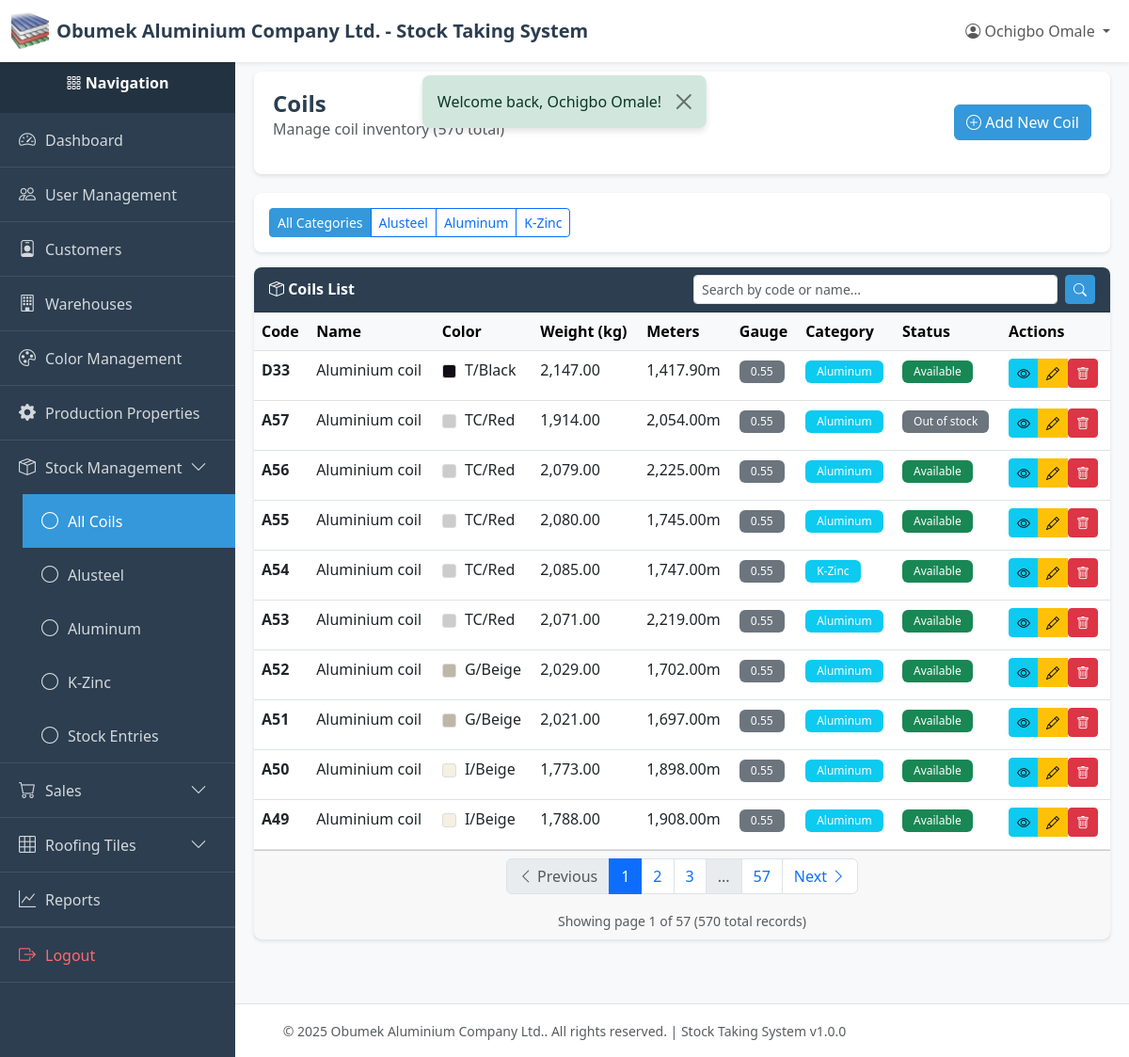
/index.php?page=coils (signed in), run on an earlier commit of the app's database.
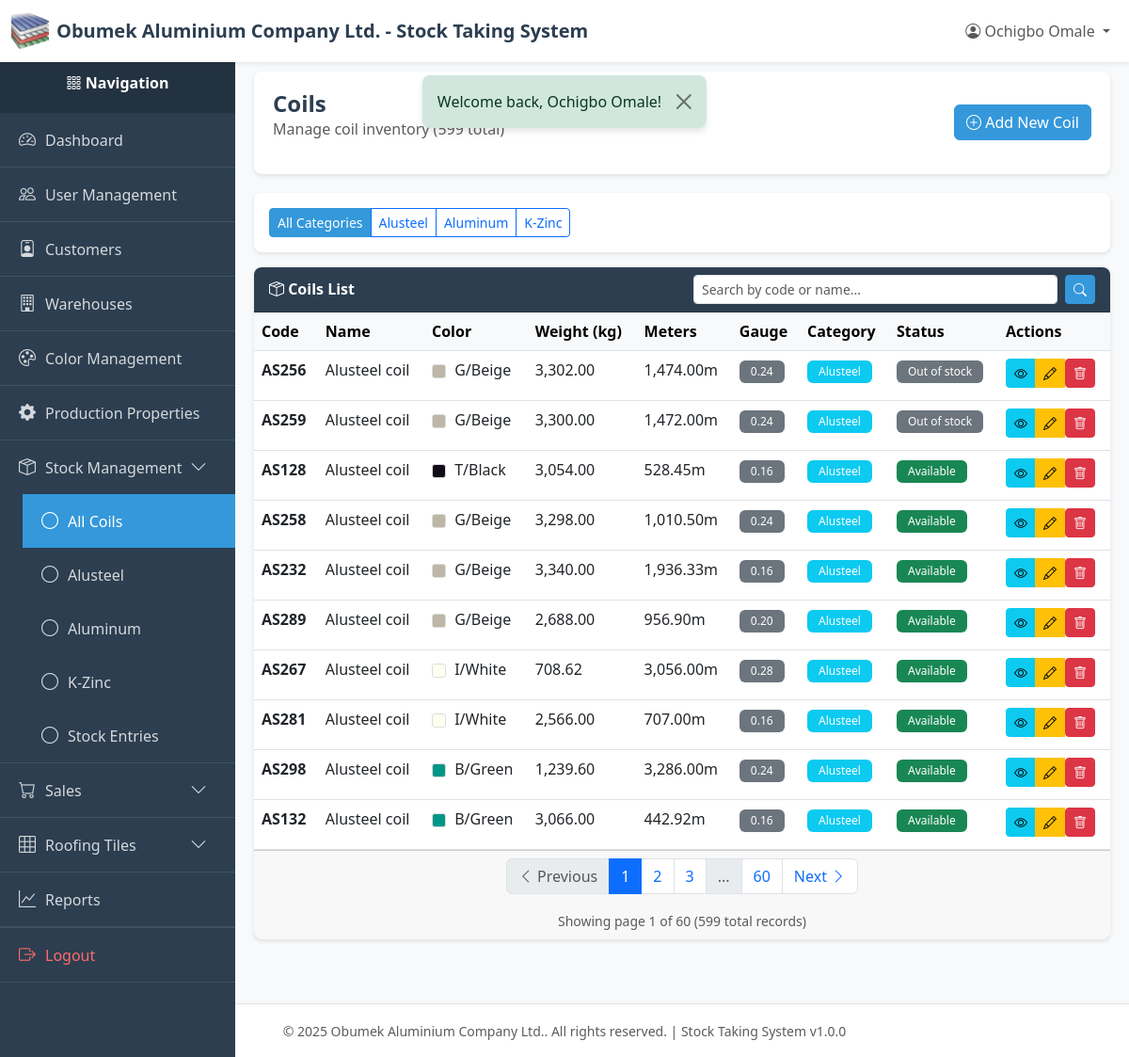
And on a later commit of the database.
### tables this page shows
CREATE TABLE `coils` (
  `id` int(11) NOT NULL,
  `code` varchar(100) NOT NULL,
  `name` varchar(255) NOT NULL,
  `color` varchar(50) NOT NULL,
  `color_id` int(11) DEFAULT NULL,
  `net_weight` decimal(10,2) NOT NULL,
  `meters` decimal(10,2) DEFAULT NULL COMMENT 'Approximate meters per coil (informational only)',
  `gauge` varchar(50) DEFAULT NULL COMMENT 'Material gauge/thickness (e.g., 0.45mm, 0.50mm)',
  `category` varchar(50) NOT NULL,
  `status` varchar(50) NOT NULL DEFAULT 'available',
  `created_by` int(11) NOT NULL,
  `created_at` timestamp NOT NULL DEFAULT current_timestamp(),
  `updated_at` timestamp NULL DEFAULT NULL ON UPDATE current_timestamp(),
  `deleted_at` timestamp NULL DEFAULT NULL
);

CREATE TABLE `colors` (
  `id` int(11) NOT NULL,
  `code` varchar(50) NOT NULL COMMENT 'Short code like IBeige, PGreen',
  `name` varchar(100) NOT NULL COMMENT 'Display name like I/Beige, P/Green',
  `hex_code` varchar(7) DEFAULT NULL COMMENT 'Optional hex color code for UI display',
  `is_active` tinyint(1) DEFAULT 1,
  `created_by` int(11) NOT NULL,
  `created_at` timestamp NOT NULL DEFAULT current_timestamp(),
  `updated_at` timestamp NULL DEFAULT NULL ON UPDATE current_timestamp(),
  `deleted_at` timestamp NULL DEFAULT NULL
);

### views/stock/coils/index.php (the view, shortened to what the changed rows need)
<?php
require_once __DIR__ . '/../../../config/db.php';
require_once __DIR__ . '/../../../models/coil.php';
require_once __DIR__ . '/../../../utils/helpers.php';
$category = isset($_GET['category']) ? $_GET['category'] : null;
$currentPage = isset($_GET['page_num']) ? (int)$_GET['page_num'] : 1;
$searchQuery = isset($_GET['search']) ? trim($_GET['search']) : '';
$coilModel = new Coil();
if ($searchQuery !== '') {
    $coils = $coilModel->search($searchQuery, $category, RECORDS_PER_PAGE, ($currentPage - 1) * RECORDS_PER_PAGE);
    $allSearchResults = $coilModel->search($searchQuery, $category, 10000, 0);
    $totalCoils = count($allSearchResults);
} else {
    $coils = $coilModel->getAll($category, RECORDS_PER_PAGE, ($currentPage - 1) * RECORDS_PER_PAGE);
    $totalCoils = $coilModel->count($category);
}
$paginationData = getPaginationData($totalCoils, $currentPage);
require_once __DIR__ . '/../../../layout/header.php';
?>
<div class="content-wrapper">
    <div class="page-header">
        <div class="d-flex justify-content-between align-items-center">
            <div>
                <h1 class="page-title">
                    <?php echo $category ? STOCK_CATEGORIES[$category] . ' ' : ''; ?>Coils
                </h1>
                <p class="text-muted">
                    Manage coil inventory
                    <?php if ($searchQuery !== ''): ?>
                        <span class="badge bg-info">Search: "<?php echo htmlspecialchars($searchQuery); ?>"</span>
                        (<?php echo $totalCoils; ?> results)
                    <?php else: ?>
                        (<?php echo $totalCoils; ?> total)
                    <?php endif; ?>
                </p>
            </div>
        </div>
    </div>
    <div class="card mb-3">
        <div class="card-body">
            <div class="btn-group" role="group">
                <a href="/new-stock-system/index.php?page=coils<?php echo $searchQuery !== '' ? '&search=' . urlencode($searchQuery) : ''; ?>"
                   class="btn btn-sm <?php echo !$category ? 'btn-primary' : 'btn-outline-primary'; ?>">
                    All Categories
                </a>
                <?php foreach (STOCK_CATEGORIES as $catKey => $catName): ?>
                <a href="/new-stock-system/index.php?page=coils&category=<?php echo $catKey; ?><?php echo $searchQuery !== '' ? '&search=' . urlencode($searchQuery) : ''; ?>"
                   class="btn btn-sm <?php echo $category === $catKey ? 'btn-primary' : 'btn-outline-primary'; ?>">
                    <?php echo $catName; ?>
                </a>
                <?php endforeach; ?>
            </div>
        </div>
    </div>
    <div class="card">
        <div class="card-body p-0">
            <?php if (empty($coils)): ?>
            <div class="alert alert-info m-3">
                <i class="bi bi-info-circle"></i>
                <?php if ($searchQuery !== ''): ?>
                    No coils found matching "<?php echo htmlspecialchars($searchQuery); ?>".
                <?php else: ?>
                    No coils found.
                <?php endif; ?>
            </div>
            <?php else: ?>
            <div class="table-responsive">
                <table class="table table-hover mb-0">
                    <thead class="table-light">
                        <tr>
                            <th>Code</th>
                            <th>Name</th>
                            <th>Color</th>
                            <th>Weight (kg)</th>
                            <th>Meters</th>
                            <th>Gauge</th>
                            <th>Category</th>
                            <th>Status</th>
                            <th>Actions</th>
                        </tr>
                    </thead>
                    <tbody>
                        <?php foreach ($coils as $coil): ?>
                        <tr>
                            <td><strong><?php echo htmlspecialchars($coil['code']); ?></strong></td>
                            <td><?php echo htmlspecialchars($coil['name']); ?></td>
                            <td>
                                <?php if (!empty($coil['color_name'])): ?>
                                    <span style="display: inline-block; width: 15px; height: 15px; background-color: <?php echo htmlspecialchars($coil['color_hex'] ?? '#cccccc'); ?>; border: 1px solid #ddd; border-radius: 3px; margin-right: 5px; vertical-align: middle;"></span>
                                    <?php echo htmlspecialchars($coil['color_name']); ?>
                                <?php else: ?>
                                    <span class="text-muted">N/A</span>
                                <?php endif; ?>
                            </td>
                            <td><?php echo number_format($coil['net_weight'], 2); ?></td>
                            <td>
                                <?php if (!empty($coil['meters']) && $coil['meters'] > 0): ?>
                                    <?php echo number_format($coil['meters'], 2); ?>m
                                <?php else: ?>
                                    <span class="text-muted">-</span>
                                <?php endif; ?>
                            </td>
                            <td>
                                <?php if (!empty($coil['gauge'])): ?>
                                    <span class="badge bg-secondary"><?php echo htmlspecialchars($coil['gauge']); ?></span>
                                <?php else: ?>
                                    <span class="text-muted">-</span>
                                <?php endif; ?>
                            </td>
                            <td>
                                <span class="badge bg-info">
                                    <?php echo STOCK_CATEGORIES[$coil['category']] ?? $coil['category']; ?>
                                </span>
                            </td>
                            <td>
                                <?php
                                $status = $coil['status'] ?? 'available';
                                $statusText = STOCK_STATUSES[$status] ?? ucfirst(str_replace('_', ' ', $status));
                                ?>
                                <span class="badge <?php echo getStatusBadgeClass($status); ?>">
                                    <?php echo $statusText; ?>
                                </span>
                            </td>
                            <td>
                                <div class="btn-group btn-group-sm" role="group">
                                    <?php if (hasPermission(MODULE_STOCK_MANAGEMENT, ACTION_VIEW)): ?>
                                    <a href="/new-stock-system/index.php?page=coils_view&id=<?php echo $coil['id']; ?>"
                                       class="btn btn-info btn-sm"
                                       title="View Details">
                                        <i class="bi bi-eye"></i>
                                    </a>
                                    <?php endif; ?>
                                    <?php if (hasPermission(MODULE_STOCK_MANAGEMENT, ACTION_EDIT)): ?>
                                    <a href="/new-stock-system/index.php?page=coils_edit&id=<?php echo $coil['id']; ?>"
                                       class="btn btn-warning btn-sm"
                                       title="Edit">
                                        <i class="bi bi-pencil"></i>
                                    </a>
                                    <?php endif; ?>
                                    <?php if (hasPermission(MODULE_STOCK_MANAGEMENT, ACTION_DELETE)): ?>
                                    <form method="POST"
                                          action="/new-stock-system/controllers/coils/delete/index.php"
                                          style="display: inline-block;"
                                          onsubmit="return confirm('Are you sure you want to delete this coil?');">
                                        <button type="submit" class="btn btn-danger btn-sm" title="Delete">
                                            <i class="bi bi-trash"></i>
                                        </button>
                                    </form>
                                    <?php endif; ?>
                                </div>
                            </td>
                        </tr>
                        <?php endforeach; ?>
                    </tbody>
                </table>
            </div>
            <?php endif; ?>
        </div>
        <?php if (!empty($coils) && $totalCoils > RECORDS_PER_PAGE): ?>
        <div class="card-footer">
            <?php
            $queryParams = [];
            $queryParams['page'] = 'coils';
            include __DIR__ . '/../../../layout/pagination.php';
            ?>
        </div>
        <?php endif; ?>
    </div>
</div>
<?php require_once __DIR__ . '/../../../layout/footer.php'; ?>

### layout/pagination.php (shortened to what the changed rows need)
<?php
$paginationData = $paginationData ?? [];
$queryParams = $queryParams ?? [];
$currentPage = $paginationData['current_page'];
$totalPages = $paginationData['total_pages'];
$hasPrevious = $paginationData['has_previous'];
$hasNext = $paginationData['has_next'];
function buildPaginationUrl($pageNum, $params) {
    $params['page_num'] = $pageNum;
    return '/new-stock-system/index.php?' . http_build_query($params);
}
?>
<nav aria-label="Page navigation">
    <ul class="pagination justify-content-center">
        <li class="page-item <?php echo !$hasPrevious ? 'disabled' : ''; ?>">
            <a class="page-link" href="<?php echo $hasPrevious ? buildPaginationUrl($currentPage - 1, $queryParams) : '#'; ?>">
                <i class="bi bi-chevron-left"></i> Previous
            </a>
        </li>
        <?php
        $range = 2;
        $start = max(1, $currentPage - $range);
        $end = min($totalPages, $currentPage + $range);
            ?>
            <?php
        for ($i = $start; $i <= $end; $i++) {
            ?>
            <li class="page-item <?php echo $i === $currentPage ? 'active' : ''; ?>">
                <a class="page-link" href="<?php echo buildPaginationUrl($i, $queryParams); ?>"><?php echo $i; ?></a>
            </li>
            <?php
        }
        if ($end < $totalPages) {
            ?>
            <?php if ($end < $totalPages - 1): ?>
            <li class="page-item disabled">
                <span class="page-link">...</span>
            </li>
            <?php endif; ?>
            <li class="page-item">
                <a class="page-link" href="<?php echo buildPaginationUrl($totalPages, $queryParams); ?>"><?php echo $totalPages; ?></a>
            </li>
            <?php
        }
        ?>
        <li class="page-item <?php echo !$hasNext ? 'disabled' : ''; ?>">
            <a class="page-link" href="<?php echo $hasNext ? buildPaginationUrl($currentPage + 1, $queryParams) : '#'; ?>">
                Next <i class="bi bi-chevron-right"></i>
            </a>
        </li>
    </ul>
    <div class="text-center text-muted mt-2">
        <small>
            Showing page <?php echo $currentPage; ?> of <?php echo $totalPages; ?>
            (<?php echo $paginationData['total']; ?> total records)
        </small>
    </div>
</nav>

What changed in the data, as far as the page shows it:
no longer on this page (row unchanged): coils: code "D33", name "Aluminium coil", color.name "T/Black", net_weight "2,147.00", meters "1,417.90", gauge "0.55", category "Aluminum", status "Available"
no longer on this page (row unchanged): coils: code "A57", name "Aluminium coil", color.name "TC/Red", net_weight "1,914.00", meters "2,054.00", gauge "0.55", category "Aluminum", status "Out of stock"
no longer on this page (row unchanged): coils: code "A56", name "Aluminium coil", color.name "TC/Red", net_weight "2,079.00", meters "2,225.00", gauge "0.55", category "Aluminum", status "Available"
no longer on this page (row unchanged): coils: code "A55", name "Aluminium coil", color.name "TC/Red", net_weight "2,080.00", meters "1,745.00", gauge "0.55", category "Aluminum", status "Available"
no longer on this page (row edited): coils: code "A54", name "Aluminium coil", color.name "TC/Red", net_weight "2,085.00", meters "1,747.00", gauge "0.55", category "K-Zinc", status "Available"
no longer on this page (row unchanged): coils: code "A53", name "Aluminium coil", color.name "TC/Red", net_weight "2,071.00", meters "2,219.00", gauge "0.55", category "Aluminum", status "Available"
no longer on this page (row unchanged): coils: code "A52", name "Aluminium coil", color.name "G/Beige", net_weight "2,029.00", meters "1,702.00", gauge "0.55", category "Aluminum", status "Available"
no longer on this page (row unchanged): coils: code "A51", name "Aluminium coil", color.name "G/Beige", net_weight "2,021.00", meters "1,697.00", gauge "0.55", category "Aluminum", status "Available"
no longer on this page (row unchanged): coils: code "A50", name "Aluminium coil", color.name "I/Beige", net_weight "1,773.00", meters "1,898.00", gauge "0.55", category "Aluminum", status "Available"
no longer on this page (row unchanged): coils: code "A49", name "Aluminium coil", color.name "I/Beige", net_weight "1,788.00", meters "1,908.00", gauge "0.55", category "Aluminum", status "Available"
added coils: code "AS256", name "Alusteel coil", color.name "G/Beige", net_weight "3,302.00", meters "1,474.00", gauge "0.24", category "Alusteel", status "Out of stock"
added coils: code "AS259", name "Alusteel coil", color.name "G/Beige", net_weight "3,300.00", meters "1,472.00", gauge "0.24", category "Alusteel", status "Out of stock"
added coils: code "AS128", name "Alusteel coil", color.name "T/Black", net_weight "3,054.00", meters "528.45", gauge "0.16", category "Alusteel", status "Available"
added coils: code "AS258", name "Alusteel coil", color.name "G/Beige", net_weight "3,298.00", meters "1,010.50", gauge "0.24", category "Alusteel", status "Available"
added coils: code "AS232", name "Alusteel coil", color.name "G/Beige", net_weight "3,340.00", meters "1,936.33", gauge "0.16", category "Alusteel", status "Available"
added coils: code "AS289", name "Alusteel coil", color.name "G/Beige", net_weight "2,688.00", meters "956.90", gauge "0.20", category "Alusteel", status "Available"
added coils: code "AS267", name "Alusteel coil", color.name "I/White", net_weight "708.62", meters "3,056.00", gauge "0.28", category "Alusteel", status "Available"
added coils: code "AS281", name "Alusteel coil", color.name "I/White", net_weight "2,566.00", meters "707.00", gauge "0.16", category "Alusteel", status "Available"
added coils: code "AS298", name "Alusteel coil", color.name "B/Green", net_weight "1,239.60", meters "3,286.00", gauge "0.24", category "Alusteel", status "Available"
added coils: code "AS132", name "Alusteel coil", color.name "B/Green", net_weight "3,066.00", meters "442.92", gauge "0.16", category "Alusteel", status "Available"
Also different on the page:
$totalCoils: "570" → "599"
$totalPages: "57" → "60"
$paginationData['total']: "570" → "599"
